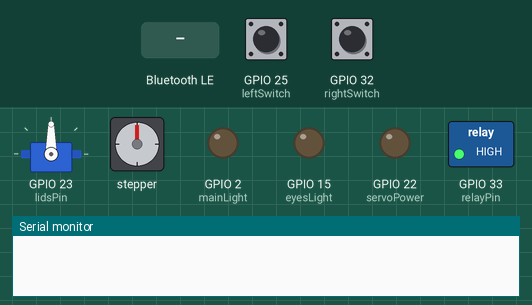
Recording of a sketch running on a simulated ESP32. On the bench: servo, stepper motor, switched loads named in the sketch (green lamp = pin HIGH), output pins drawn as LEDs (lit = HIGH), the last lines printed to the serial monitor. The test bench sets the inputs (shaded band); at power-on: GPIO 25 (leftSwitch) HIGH, GPIO 32 (rightSwitch) HIGH. Nothing arrives over Bluetooth unless stated; a phone connects over Bluetooth LE 3 s after start; stepper angles assume 200 steps per turn.

Above: at 1.7 s.
1.8 s: Bluetooth LE write "mainLightOn" received
At 2.6 s:
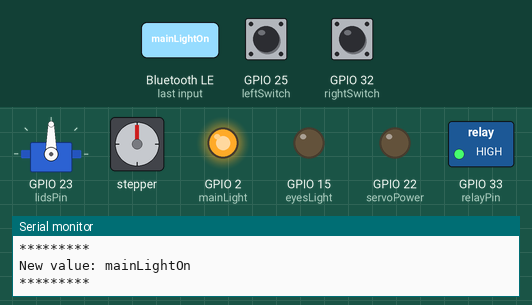
3.3 s: Bluetooth LE write "eyesLightOn" received
At 3.7 s:
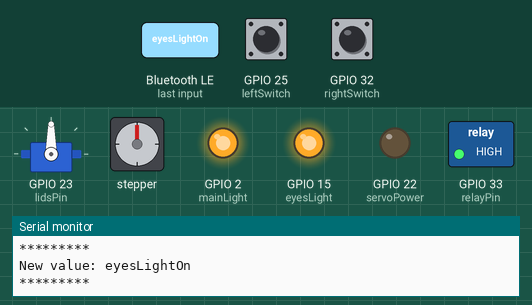
4.8 s: GPIO 25 (leftSwitch) pulled LOW for 0.15 s
6.4 s: Bluetooth LE write "mainLightOff" received
At 7.3 s:
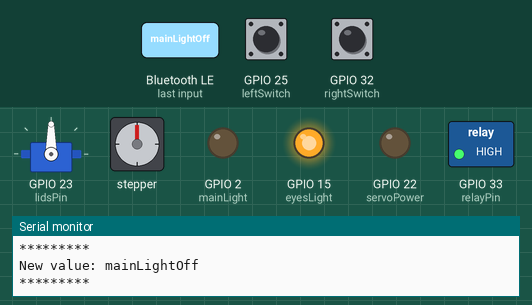
7.9 s: Bluetooth LE write "eyesGoRight" received
10.0 s: GPIO 32 (rightSwitch) pulled LOW for 0.15 s
Timing chart, 0 to 12.6 s (numbered marks = the images above; inputs shaded):
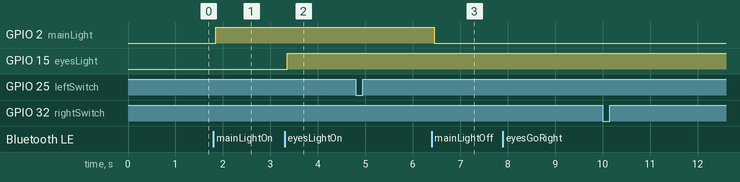

Measured:
- after the input at 1.8 s, GPIO 2 (mainLight): LOW → HIGH after 0.05 s
- after the input at 3.3 s, GPIO 15 (eyesLight): LOW → HIGH after 0.05 s
- after the input at 6.4 s, GPIO 2 (mainLight): HIGH → LOW after 0.05 s

The sketch:

microControlerProgram.ino
```cpp
#include <AccelStepper.h>
#include <ESP32Servo.h>

#include <BLEDevice.h>
#include <BLEUtils.h>
#include <BLEServer.h>
#define SERVICE_UUID        "4fafc201-1fb5-459e-8fcc-c5c9c331914b"
#define CHARACTERISTIC_UUID "beb5483e-36e1-4688-b7f5-ea07361b26a8"
int mainLight = 2;
int eyesLight = 15;
bool emergencyStop;
bool goLeftBool;
bool goRightBool;
int relayPin = 33;
int leftSwitch = 25;
int rightSwitch = 32;
int lidsPin = 23;
int leftlimitValue;
int stepsPerRevolution = 200;  // change this to fit the number of steps per revolution
volatile int directionInt = 1;
long lastDebounceTime = 0;  // the last time the output pin was toggled
long debounceDelay = 1000;    // the debounce time; increase if the output flickers


// Define a stepper and the pins it will use
AccelStepper stepper(4, 5, 18, 19, 21); // Defaults to AccelStepper::FULL4WIRE (4 pins) on 2, 3, 4, 5


Servo myservo;  // create servo object to control a servo
// twelve servo objects can be created on most boards
int servoPin = 23;
int servoPower = 22;
int pos = 0;    // variable to store the servo position


void eyesGoRight () {
  stepper.enableOutputs();
  stepper.runToNewPosition(0);
  stepper.runToNewPosition(25);
  stepper.runToNewPosition(0);
  stepper.disableOutputs();
  emergencyStop = false;
}

void eyesGoLeft () {
  stepper.enableOutputs();
  stepper.runToNewPosition(0);
  stepper.runToNewPosition(-25);
  stepper.runToNewPosition(0);
  stepper.disableOutputs();
  emergencyStop = false;
}

void moveLids() {

  digitalWrite(servoPower, HIGH);

  for (pos = 10; pos <= 90; pos += 4) { // goes from 0 degrees to 180 degrees
    // in steps of 1 degree
    myservo.write(pos);    // tell servo to go to position in variable 'pos'
    delay(15);             // waits 15ms for the servo to reach the position
  }
  for (pos = 90; pos >= 10; pos -= 4) { // goes from 180 degrees to 0 degrees
    myservo.write(pos);    // tell servo to go to position in variable 'pos'
    delay(15);             // waits 15ms for the servo to reach the position
    digitalWrite(servoPower, LOW);
  }
}

void stopLids() {

  digitalWrite(servoPower, LOW);
}

class MyCallbacks: public BLECharacteristicCallbacks {
    void onWrite(BLECharacteristic *pCharacteristic) {
      std::string value = pCharacteristic->getValue();

      if (value.length() > 0) {
        Serial.println("*********");
        Serial.print("New value: ");
        for (int i = 0; i < value.length(); i++)
          Serial.print(value[i]);

        Serial.println();
        Serial.println("*********");

        if (value == "mainLightOn") {

          digitalWrite(mainLight, HIGH);
        }
        if (value == "mainLightOff") {

          digitalWrite(mainLight, LOW);
        }

        if (value == "eyesLightOn") {

          digitalWrite(eyesLight, HIGH);
        }
        if (value == "eyesLightOff") {

          digitalWrite(eyesLight, LOW);
        }

        if (value == "eyesGoRight") {
          eyesGoRight();

        }
        if (value == "eyesGoLeft") {
          eyesGoLeft();

        }

        if (value == "lidsOn")
        {
          moveLids();
        }
        if (value == "lidsOff")
        {
          stopLids();
        }
      }
    }
};


void setup()
{


  // Allow allocation of all timers
  ESP32PWM::allocateTimer(0);
  ESP32PWM::allocateTimer(1);
  ESP32PWM::allocateTimer(2);
  ESP32PWM::allocateTimer(3);
  myservo.setPeriodHertz(50);    // standard 50 hz servo
  myservo.attach(servoPin, 1000, 2000); // attaches the servo on pin 18 to the servo object


  pinMode(leftSwitch, INPUT_PULLUP);
  pinMode(rightSwitch, INPUT_PULLUP);
  stepper.setCurrentPosition(0);
  stepper.setMaxSpeed(800.0);
  stepper.setAcceleration(700.0);
  delay(500);
  pinMode(relayPin, OUTPUT);
  pinMode(eyesLight, OUTPUT);
  pinMode(mainLight, OUTPUT);
  pinMode(lidsPin, OUTPUT);
  pinMode(servoPower, OUTPUT);
  BLEDevice::init("kei");
  BLEServer *pServer = BLEDevice::createServer();
  BLEService *pService = pServer->createService(SERVICE_UUID);
  BLECharacteristic *pCharacteristic = pService->createCharacteristic(
                                         CHARACTERISTIC_UUID,
                                         BLECharacteristic::PROPERTY_READ |
                                         BLECharacteristic::PROPERTY_WRITE
                                       );

  pCharacteristic->setCallbacks(new MyCallbacks());
  pCharacteristic->setValue("Hello World");
  pService->start();
  BLEAdvertising *pAdvertising = pServer->getAdvertising();
  pAdvertising->start();
  stepper.disableOutputs();
  Serial.begin(9600);
}

void loop()
{
  digitalWrite(relayPin, HIGH);
  limitSwitchCutOuput();
}


void limitSwitchCutOuput()
{
  if ((digitalRead(leftSwitch) == LOW || digitalRead(rightSwitch) == LOW) && emergencyStop == false)
  {
    digitalWrite(relayPin, LOW);
    stepper.disableOutputs();
    emergencyStop = true;
  }
}
```
